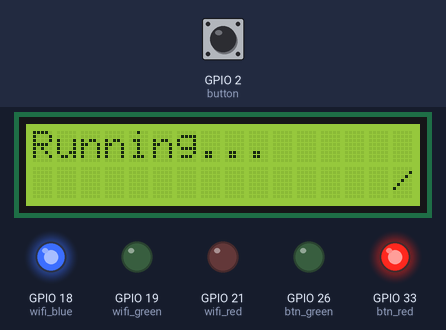
The sketch below on a simulated ESP32. On the bench: 16×2 character LCD, output pins drawn as LEDs (lit = HIGH). Inputs (shaded band) come from the test bench; at power-on: GPIO 2 (button) HIGH. WiFi joins after 1.5 s; servers stay silent unless stated.

Above: at 2.7 s.
2.8 s: GPIO 2 (button) pulled LOW for 0.15 s
At 4.0 s:
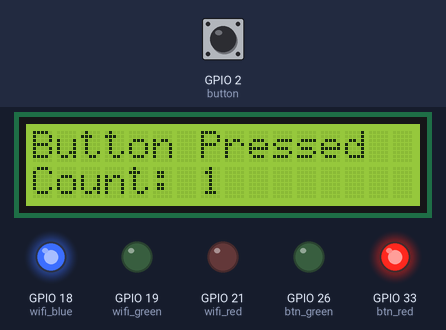
4.5 s: GPIO 2 (button) pulled LOW for 1 s
At 5.3 s:
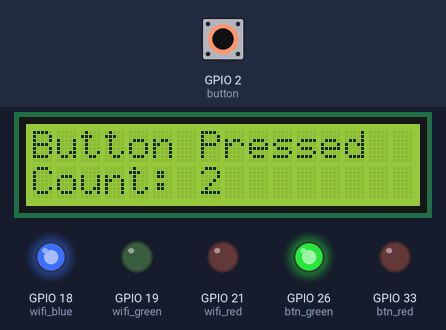
7.1 s: GPIO 2 (button) pulled LOW for 0.15 s
At 8.5 s:
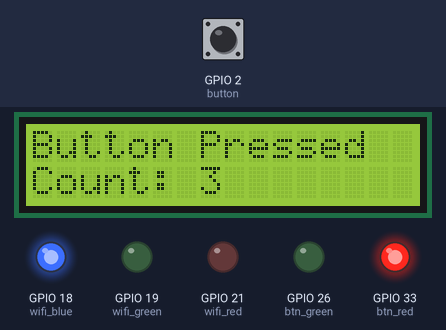
8.8 s: GPIO 2 (button) pulled LOW for 1 s
At 11.1 s:
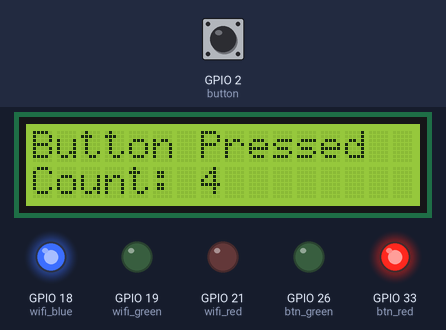
Timing chart, 0 to 12.4 s (numbered marks = the images above; inputs shaded):
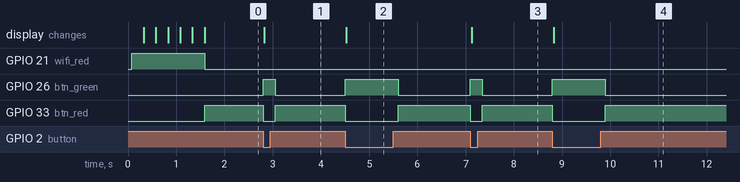

The sketch:

log2.ino
```cpp
//LED shining wrong when setup starts
#include <WiFi.h>
#include <Wire.h>
#include <LiquidCrystal_I2C.h>

int button = 2;
int cnt = 0;
bool lastState = HIGH;
int wifi_red = 21;
int wifi_blue = 18;
int wifi_green = 19;
int btn_red = 33;
int btn_blue = 21;
int btn_green = 26;

LiquidCrystal_I2C LCD = LiquidCrystal_I2C(0x27, 16, 2); // object of LCD

// animation while connecting
void spinner() {
    static int counter = 0;
    const char glyphs[] = {'|', '/', '-', '\\'};

    LCD.setCursor(15, 1);
    LCD.print(glyphs[counter]);

    counter++;
    if (counter == 4) {
        counter = 0;
    }
}


void connect_to_wifi (){
  WiFi.begin("Wokwi-GUEST", "");
  while (WiFi.status() != WL_CONNECTED) {
    analogWrite(wifi_red,255);
    delay(250);
    analogWrite(wifi_red,155);
    spinner();
  }
  analogWrite(wifi_red,0);
  analogWrite(wifi_blue,255);

}

void setup() {
  pinMode(button, INPUT_PULLUP);
  pinMode(wifi_red, OUTPUT);
  pinMode(wifi_blue, OUTPUT);
  pinMode(wifi_green, OUTPUT);
  pinMode(btn_red, OUTPUT);
  pinMode(btn_blue, OUTPUT);
  pinMode(btn_green, OUTPUT);

  LCD.init();
  LCD.backlight();
  LCD.setCursor(0, 0);
  LCD.print("Running...");
  connect_to_wifi();
}

void loop() {
  bool currentState = digitalRead(button);
    if (currentState == LOW) {
        analogWrite(btn_red, 0);
        analogWrite(btn_green, 255);
    } else {
        analogWrite(btn_green, 0);
        analogWrite(btn_red, 255);
    }
    if (lastState == HIGH && currentState == LOW) {

    cnt++;

    LCD.clear();
    LCD.setCursor(0,0);
    LCD.print("Button Pressed");

    LCD.setCursor(0,1);
    LCD.print("Count: ");
    LCD.print(cnt);

    while(digitalRead(button)==LOW); // wait until button is unpressed

    delay(100); //debounce
  }
  lastState = currentState;

}
```

Measured:
- after the input at 2.8 s, GPIO 26 (btn_green): LOW → HIGH at once, → LOW 0.25 s later; GPIO 33 (btn_red): HIGH → LOW at once, → HIGH 0.25 s later; the display: changes at once (image 1)
- after the input at 4.5 s, GPIO 26 (btn_green): LOW → HIGH at once, → LOW 1.1 s later; GPIO 33 (btn_red): HIGH → LOW at once, → HIGH 1.1 s later; the display: changes at once (image 2)
- after the input at 7.1 s, GPIO 26 (btn_green): LOW → HIGH at once, → LOW 0.25 s later; GPIO 33 (btn_red): HIGH → LOW at once, → HIGH 0.25 s later; the display: changes at once (image 3)
- after the input at 8.8 s, GPIO 26 (btn_green): LOW → HIGH at once, → LOW 1.1 s later; GPIO 33 (btn_red): HIGH → LOW at once, → HIGH 1.1 s later; the display: changes at once (image 4)
